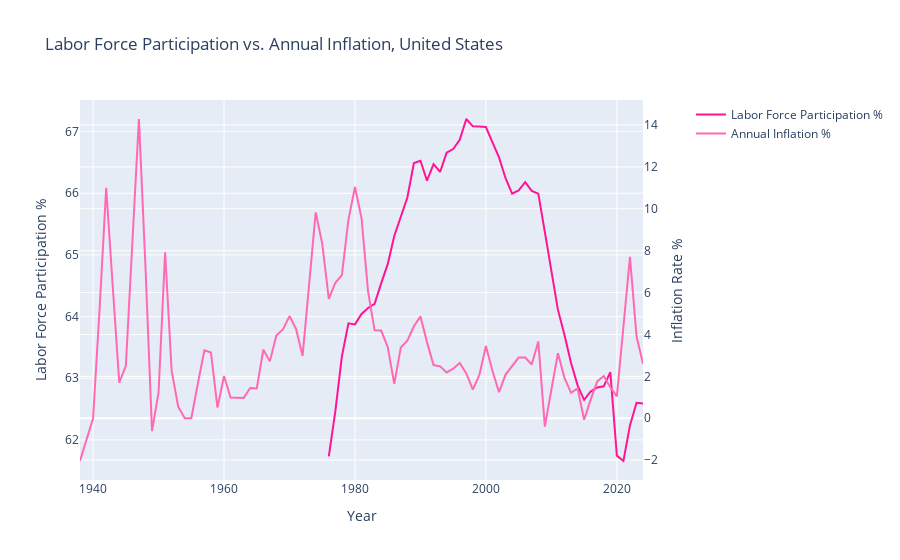

Notebook source saved alongside this figure:
### Markdown cell above
### Create Visualization

### Code cell
import plotly.graph_objects as go
from plotly.subplots import make_subplots

# Create figure with secondary y-axis
fig = make_subplots(specs=[[{"secondary_y": True}]])

# Add traces
fig.add_trace(
    go.Scatter(
        x=df_laborforce["date"],
        y=df_laborforce["Overall Percentage"],
        name="Labor Force Participation %",
        line=dict(color="#ff1493"),
    ),
    secondary_y=False,
)

fig.add_trace(
    go.Scatter(
        x=df_annualinflation["date"],
        y=df_annualinflation["Overall Percentage"],
        name="Annual Inflation %",
        line=dict(color="#ff69b4"),
    ),
    secondary_y=True,
)

# Add figure title
fig.update_layout(
    title_text="Labor Force Participation vs. Annual Inflation, United States"
)

# Set x-axis title
fig.update_xaxes(title_text="Year")

# Set y-axes titles
fig.update_yaxes(title_text="Labor Force Participation %", secondary_y=False)
fig.update_yaxes(title_text="Inflation Rate %", secondary_y=True)

fig.show()

### Figure 1 — Plotly figure (JSON) as saved in the notebook; plotly's stock layout.template omitted (floating-point values rounded to 4 significant figures)
{"data": [{"line": {"color": "#ff1493"}, "name": "Labor Force Participation %", "type": "scatter", "x": ["1976-01-01", "1977-01-01", "1978-01-01", "1979-01-01", "1980-01-01", "1981-01-01", "1982-01-01", "1983-01-01", "1984-01-01", "1985-01-01", "1986-01-01", "1987-01-01", "1988-01-01", "1989-01-01", "1990-01-01", "1991-01-01", "1992-01-01", "1993-01-01", "1994-01-01", "1995-01-01", "1996-01-01", "1997-01-01", "1998-01-01", "1999-01-01", "2000-01-01", "2001-01-01", "2002-01-01", "2003-01-01", "2004-01-01", "2005-01-01", "2006-01-01", "2007-01-01", "2008-01-01", "2009-01-01", "2010-01-01", "2011-01-01", "2012-01-01", "2013-01-01", "2014-01-01", "2015-01-01", "2016-01-01", "2017-01-01", "2018-01-01", "2019-01-01", "2020-01-01", "2021-01-01", "2022-01-01", "2023-01-01", "2024-01-01"], "xaxis": "x", "y": [61.73, 62.47, 63.35, 63.89, 63.87, 64.04, 64.14, 64.21, 64.54, 64.85, 65.31, 65.63, 65.93, 66.49, 66.53, 66.2, 66.47, 66.35, 66.66, 66.72, 66.87, 67.2, 67.09, 67.08, 67.07, 66.82, 66.58, 66.24, 65.99, 66.05, 66.18, 66.04, 65.99, 65.37, 64.71, 64.11, 63.7, 63.25, 62.89, 62.65, 62.79, 62.85, 62.87, 63.1, 61.75, 61.66, 62.24, 62.6, 62.59], "yaxis": "y"}, {"line": {"color": "#ff69b4"}, "name": "Annual Inflation %", "type": "scatter", "x": ["1938-01-01", "1939-01-01", "1940-01-01", "1941-01-01", "1942-01-01", "1943-01-01", "1944-01-01", "1945-01-01", "1946-01-01", "1947-01-01", "1948-01-01", "1949-01-01", "1950-01-01", "1951-01-01", "1952-01-01", "1953-01-01", "1954-01-01", "1955-01-01", "1956-01-01", "1957-01-01", "1958-01-01", "1959-01-01", "1960-01-01", "1961-01-01", "1962-01-01", "1963-01-01", "1964-01-01", "1965-01-01", "1966-01-01", "1967-01-01", "1968-01-01", "1969-01-01", "1970-01-01", "1971-01-01", "1972-01-01", "1973-01-01", "1974-01-01", "1975-01-01", "1976-01-01", "1977-01-01", "1978-01-01", "1979-01-01", "1980-01-01", "1981-01-01", "1982-01-01", "1983-01-01", "1984-01-01", "1985-01-01", "1986-01-01", "1987-01-01", "1988-01-01", "1989-01-01", "1990-01-01", "1991-01-01", "1992-01-01", "1993-01-01", "1994-01-01", "1995-01-01", "1996-01-01", "1997-01-01", "1998-01-01", "1999-01-01", "2000-01-01", "2001-01-01", "2002-01-01", "2003-01-01", "2004-01-01", "2005-01-01", "2006-01-01", "2007-01-01", "2008-01-01", "2009-01-01", "2010-01-01", "2011-01-01", "2012-01-01", "2013-01-01", "2014-01-01", "2015-01-01", "2016-01-01", "2017-01-01", "2018-01-01", "2019-01-01", "2020-01-01", "2021-01-01", "2022-01-01", "2023-01-01", "2024-01-01"], "xaxis": "x", "y": [-2.041, -1.042, 0.0, 5.263, 11.0, 6.306, 1.695, 2.5, 8.13, 14.29, 7.237, -0.6135, 1.235, 7.927, 2.26, 0.5525, 0.0, 0.0, 1.648, 3.243, 3.141, 0.5076, 2.02, 0.9901, 0.9804, 0.9709, 1.442, 1.422, 3.271, 2.715, 3.965, 4.237, 4.878, 4.264, 2.974, 6.498, 9.831, 8.333, 5.698, 6.469, 6.835, 9.479, 11.04, 9.552, 6.05, 4.195, 4.187, 3.4, 1.644, 3.382, 3.698, 4.39, 4.862, 3.634, 2.539, 2.476, 2.186, 2.365, 2.64, 2.144, 1.364, 2.07, 3.448, 2.255, 1.246, 2.083, 2.505, 2.896, 2.902, 2.564, 3.667, -0.4019, 1.372, 3.105, 1.931, 1.212, 1.422, -0.0738, 0.8863, 1.757, 2.014, 1.481, 1.042, 4.47, 7.702, 3.912, 2.588], "yaxis": "y2"}], "layout": {"title": {"text": "Labor Force Participation vs. Annual Inflation, United States"}, "xaxis": {"anchor": "y", "domain": [0, 0.94], "title": {"text": "Year"}}, "yaxis": {"anchor": "x", "domain": [0, 1], "title": {"text": "Labor Force Participation %"}}, "yaxis2": {"anchor": "x", "overlaying": "y", "side": "right", "title": {"text": "Inflation Rate %"}}}}
